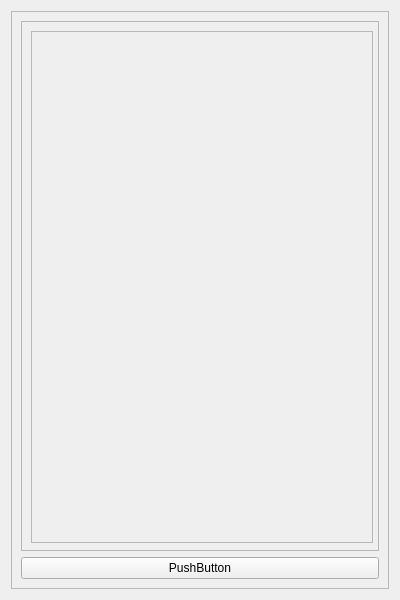
<?xml version="1.0" encoding="UTF-8"?>
<ui version="4.0">
 <class>Widget</class>
 <widget class="QWidget" name="Widget">
  <property name="geometry">
   <rect>
    <x>0</x>
    <y>0</y>
    <width>400</width>
    <height>600</height>
   </rect>
  </property>
  <property name="minimumSize">
   <size>
    <width>100</width>
    <height>100</height>
   </size>
  </property>
  <property name="maximumSize">
   <size>
    <width>400</width>
    <height>600</height>
   </size>
  </property>
  <property name="windowTitle">
   <string>Widget</string>
  </property>
  <layout class="QVBoxLayout" name="verticalLayout_2">
   <item>
    <widget class="QFrame" name="frame">
     <property name="minimumSize">
      <size>
       <width>300</width>
       <height>300</height>
      </size>
     </property>
     <property name="frameShape">
      <enum>QFrame::StyledPanel</enum>
     </property>
     <property name="frameShadow">
      <enum>QFrame::Raised</enum>
     </property>
     <layout class="QVBoxLayout" name="verticalLayout">
      <item>
       <widget class="QFrame" name="framehavingchart">
        <property name="minimumSize">
         <size>
          <width>300</width>
          <height>500</height>
         </size>
        </property>
        <property name="maximumSize">
         <size>
          <width>400</width>
          <height>600</height>
         </size>
        </property>
        <property name="frameShape">
         <enum>QFrame::StyledPanel</enum>
        </property>
        <property name="frameShadow">
         <enum>QFrame::Raised</enum>
        </property>
        <layout class="QVBoxLayout" name="verticalLayout_3">
         <item>
          <widget class="QFrame" name="chartframe">
           <property name="minimumSize">
            <size>
             <width>342</width>
             <height>512</height>
            </size>
           </property>
           <property name="frameShape">
            <enum>QFrame::StyledPanel</enum>
           </property>
           <property name="frameShadow">
            <enum>QFrame::Raised</enum>
           </property>
          </widget>
         </item>
        </layout>
       </widget>
      </item>
      <item>
       <widget class="QPushButton" name="pushButton">
        <property name="text">
         <string>PushButton</string>
        </property>
       </widget>
      </item>
     </layout>
    </widget>
   </item>
  </layout>
 </widget>
 <resources/>
 <connections/>
</ui>
